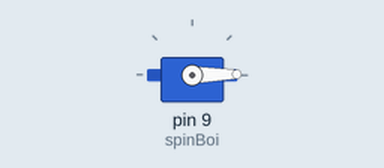
Simulated run of this sketch. Board: Arduino Uno, built with avr-gcc and run on an emulated ATmega328P. Shown: servo.

Above: at 0.05 s.
Timing chart, 0 to 3.0 s (numbered marks = the images above):
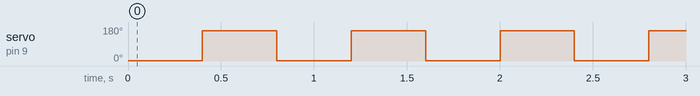

The sketch:

servo.ino
```cpp
#include <Servo.h>

Servo spinBoi;

void setup() {
  // put your setup code here, to run once:
  spinBoi.attach(9);
}

void loop() {
  // put your main code here, to run repeatedly:
  spinBoi.write(1);
  delay(400);
  spinBoi.write(159);
  delay(400);
}
```

Measured:
- by itself, servo on pin 9 (spinBoi): alternates 159° for 0.40 s and 1° for 0.40 s
